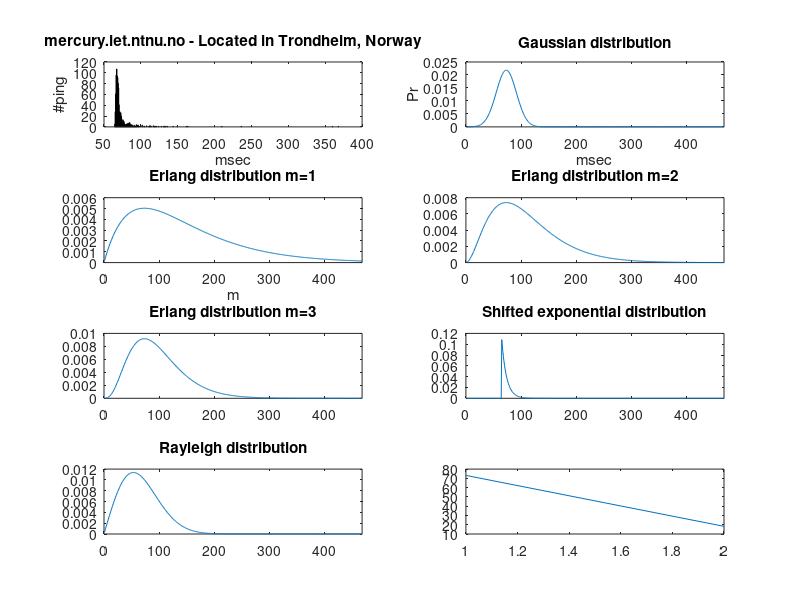

Reproduce this figure in MATLAB.

% HW , schenning
%clear all;
%close all; 

%Collecting data from 3 different places

choise = 0;

if (choise)
  
    res=zeros(1000,4);
    res(1:1000,1) = pingstats('mercury.iet.ntnu.no' , 1000, ''); % Norwegian Univ. of Science and Technology #1 in res
    res(1:1000,2) = pingstats('atalante.stanford.edu', 1000,''); % Standford University                      #2 in res
    res(1:1000,3) = pingstats('mx.vvsu.ru',1000,''); % Vladivostok State University of Econimics and Service  #3 in res
    res(1:1000,4) = pingstats('197.255.176.1',1000,''); %Brazzaville                                         #didn't work

    %res(1:100,3) = pingstats('archlinux.uib.no',100,'');
    % 217.74.123.50 % ISP = Vladivostok SU
    % 197.214.128.4 Airtel Congo. % sykt treg
    % 197.255.176.1 Brazzaville   
    % 197.220.64.1 , Mogadishu    % relativ rask
else
    % unpack from .mat file pingmania.mat
    tmp  = load('pingmania.mat');
    res  = tmp.res(:,:); % fix 4.colunm 
end





data = res(1:1000,1);
%% Problem iii) Calculating $$\Theta_{ML_{i}} \ \ $ for each of the distributions 

% Gaussian distribution

mu_G = sum(data)/length(data);
tmp=0;
for i = 1:length(data)
    tmp = tmp + power(data(i) - mu_G,2);
end
ro_G = tmp/length(data); % Divide by n+1?

% Rayleigh
ro_R = power(2*length(data),-1) * sum (data.^2);


% Erlang distribution
m = [1,2,3];
lambda_E = (m*length(data))/sum(data);

% Shifted exponential distribution
alpha_exp = min(data);
tmp=0;
for i =1:length(data)
    tmp = tmp + data(i) - alpha_exp; 
end

lambda_exp = length(data)/tmp;


% Shifted Rayleigh
% 


%% Problem iv: Superimpose graphs of histograms and marginal denseties

% pdf's:

f_G = (1./sqrt(2.*pi.*ro_G)) .* exp(-power( (1:1000)-mu_G,2)./(2.*ro_G));
f_R = ((1:1000)./ro_R).*exp (-(power((1:1000),2))./(2.*ro_R ));
M = 1;
f_E1 = (power(lambda_E(1),M+1)./(factorial(M))).*power((1:1000),M).*exp(-lambda_E(1).*(1:1000));
M = 2;
f_E2 = (power(lambda_E(2),M+1)./(factorial(M))).*power((1:1000),M).*exp(-lambda_E(2).*(1:1000));
M = 3;
f_E3 = (power(lambda_E(3),M+1)./(factorial(M))).*power((1:1000),M).*exp(-lambda_E(3).*(1:1000));
f_exp = zeros(1,1000);
for i=1:1000
    if i< alpha_exp
        f_exp(i)=0;
    elseif i>=alpha_exp
        f_exp(i) = lambda_exp .* exp(-lambda_exp.*(i-alpha_exp));
    end
end
alpha_SR = min(data);
f_SR = zeros(1,1000);
ro_SR=100;
for i =1:1000
    if i<alpha_SR
        f_SR(i)=0;
    elseif i>=alpha_SR
        f_SR(i)= ((i-alpha_SR)./ro_SR)*exp(((i-alpha_SR).^2)./(2*ro_SR)); 
    end
end



% Plotting histograms and margnial densisies

subplot(4,2,1)
hist(res(:,1), 500);
xlabel 'msec'
ylabel '#ping'
title 'mercury.iet.ntnu.no - Located in Trondheim, Norway';
subplot(4,2,2)
plot(f_G)
xlim([0 max(data)+100])
xlabel 'msec'
ylabel 'Pr'
title  'Gaussian distribution'
subplot(4,2,3)
plot(f_E1);
xlim([0 max(data)+100])
xlabel 'm'
title 'Erlang distribution m=1'
subplot(4,2,4)
plot(f_E2)
xlim([0 max(data)+100])
title 'Erlang distribution m=2'
subplot(4,2,5)
plot(f_E3)
xlim([0 max(data)+100])
title 'Erlang distribution m=3'
subplot(4,2,6)
plot(f_exp)
xlim([0 max(data)+100])
title 'Shifted exponential distribution'
subplot(4,2,7)
plot(f_R)
xlim([0 max(data)+100])
title 'Rayleigh distribution'
subplot(4,2,8)
plot(f_SR)
xlim([0 max(data)+100])
title 'Shifted Reyleigh distribution'

%% Problem v) 
%
% Finding the distribution that maximizes the likelihood: 

% Gaussian distribution
p_G = mle (data);
% Rayleigh distribution
% p_R = mle (data, 'pdf', f_R, 'start',0);
% % Erlang distributions
% p_E1 = mle(data,'pdf',f_E1, 'start', 0);
% p_E2 = mle(data,'pdf',f_E2, 'start', 0);
% p_E3 = mle(data,'pdf',f_E3, 'start', 0);
% % Shifted exponential distribution
% p_exp = mle(data,'pdf',f_exp,'start',min(data));
% % Shifted Rayleigh distribution
% p_SR = mle(data,'pdf', f_SR,'start',min(data)); 
plot(p_G)
disp(max(p_G))
% Is the mean of a shifted dist the same as the unshifted mean + shift????









% 
% 
% figure;
% hist(res(:,2),500);
% xlabel 'msec'
% ylabel '#ping'
% title 'atlante.standford.edu - Located in California';
% figure;
% hist(res(:,3),500);
% xlabel 'msec'
% ylabel '#ping'
% title 'mx.vvsu.ru - Located in Vladivostok, Russia.';
% close all

























%res = res';

